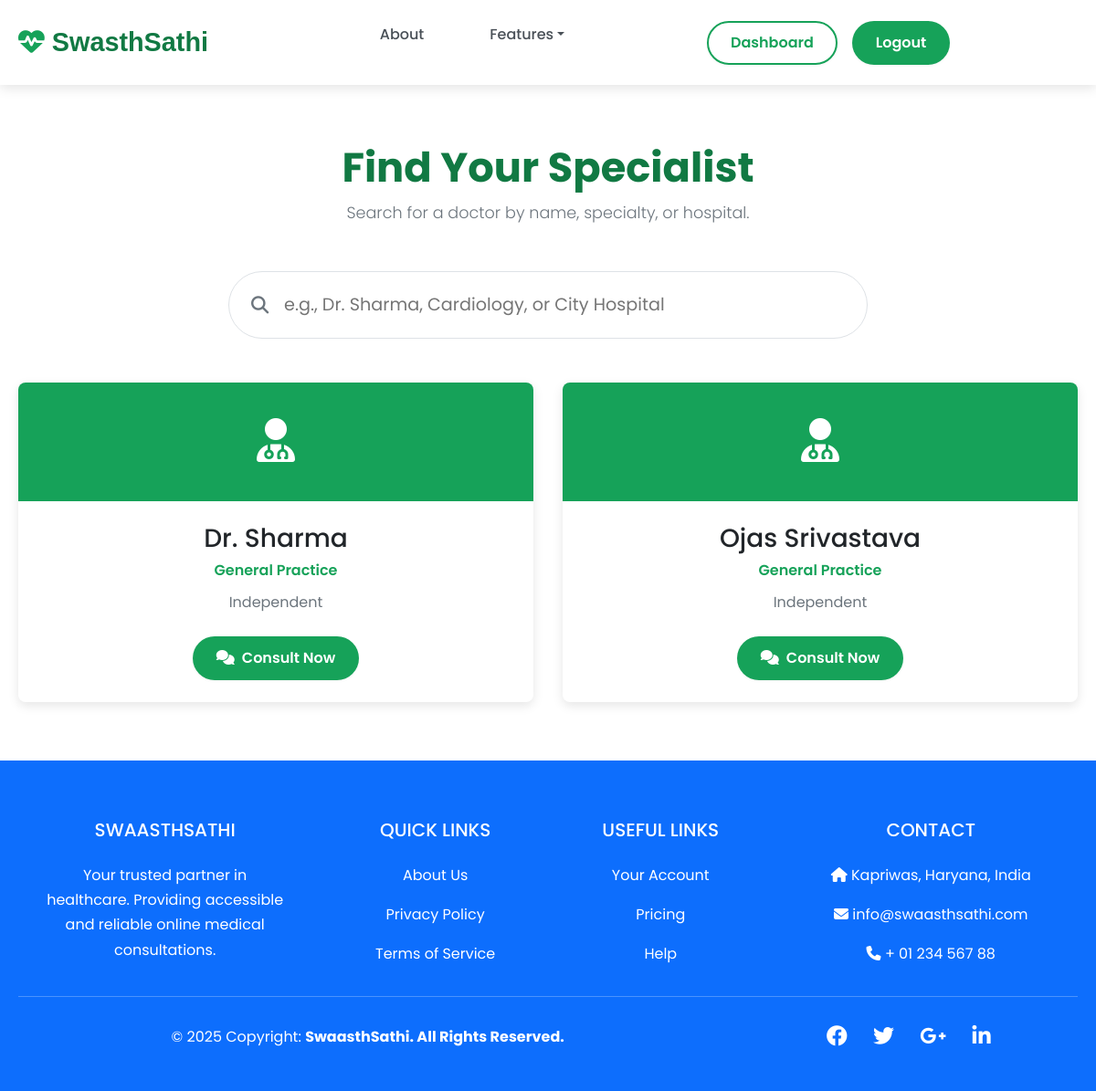
The page /find-doctor (signed in) on the database its author committed.
### tables this page shows
CREATE TABLE users (
            id INTEGER PRIMARY KEY AUTOINCREMENT,
            name TEXT NOT NULL,
            email TEXT UNIQUE NOT NULL,
            username TEXT UNIQUE,
            password_hash TEXT NOT NULL,
            role_id INTEGER NOT NULL,
            specialty TEXT,
            hospital TEXT,
            age INTEGER,
            gender TEXT,
            phone_number TEXT,
            abha_id TEXT,
            profile_photo_filename TEXT,
            created_at TIMESTAMP DEFAULT CURRENT_TIMESTAMP
        );

### app.py (the view)
@app.route('/find-doctor')
@login_required(role_ids=[ROLES['patient']])
def find_doctor():
    db = get_db()
    doctors = db.execute('SELECT id, name, specialty, hospital FROM users WHERE role_id = ?', (ROLES['doctor'],)).fetchall()
    return render_template('find_doctor.html', doctors=doctors)

### app.py (called while the page is built)
def get_db():
    conn = sqlite3.connect(DATABASE)
    conn.row_factory = sqlite3.Row
    return conn

def login_required(role_ids):
    def decorator(f):
        @wraps(f)
        def decorated_function(*args, **kwargs):
            if 'user_id' not in session:
                flash('Please log in to access this page.', 'danger')
                return redirect(url_for('login'))
            if session.get('user_role') not in role_ids:
                flash('You do not have permission to access this page.', 'danger')
                return redirect(url_for('home'))
            return f(*args, **kwargs)
        return decorated_function
    return decorator

### templates/find_doctor.html (shortened to what this page needs)
{% extends "layout.html" %}
{% block content %}
<div class="container page-container">
    <div class="section-header text-center">
        <h2>Find Your Specialist</h2>
        <p class="lead">Search for a doctor by name, specialty, or hospital.</p>
    </div>
    <div class="search-form-container">
        <form class="google-search-form" id="doctor-search-form" onsubmit="return false;">
            <div class="google-search-wrapper">
                <i class="fas fa-search"></i>
                <input type="text" id="doctor-search-input" placeholder="e.g., Dr. Sharma, Cardiology, or City Hospital">
            </div>
        </form>
    </div>
    <div class="doctor-grid" id="doctor-grid">
        {% for doctor in doctors %}
        <div class="doctor-card"
             data-name="{{ doctor.name|lower }}"
             data-specialty="{{ (doctor.specialty or '')|lower }}"
             data-hospital="{{ (doctor.hospital or '')|lower }}">
            <div class="doctor-card-header">
                <i class="fas fa-user-md"></i>
            </div>
            <div class="doctor-card-body">
                <h3>{{ doctor.name }}</h3>
                <p class="specialty">{{ doctor.specialty or 'General Practice' }}</p>
                <p class="hospital">{{ doctor.hospital or 'Independent' }}</p>
                <a href="{{ url_for('start_chat', doctor_id=doctor.id) }}" class="btn btn-primary">
                    <i class="fas fa-comments me-2"></i>Consult Now
                </a>
            </div>
        </div>
        {% endfor %}
    </div>
</div>
{% endblock %}

### static/css/style.css (style rules this page uses)
:root { --primary-green: #16a259; --secondary-green: #117943; --accent-light-green: #20c975; --light-bg: #f8f9fa; --text-dark: #212529; --text-light: #6c757d; --white: #FFFFFF; --border-color: #dee2e6; --success: #198754; --danger: #dc3545; --info: #0dcaf0; --warning: #ffc107; --shadow-sm: 0 1px 3px rgba(0, 0, 0, 0.05); --shadow-md: 0 4px 12px rgba(0, 0, 0, 0.1); --shadow-lg: 0 8px 25px rgba(0, 0, 0, 0.15); --font-family: 'Poppins', sans-serif; --border-radius: 8px; --transition-speed: 0.3s cubic-bezier(0.4, 0, 0.2, 1); }
* { box-sizing: border-box; margin: 0; padding: 0; }
body { font-family: var(--font-family); color: var(--text-dark); background-color: var(--white); line-height: 1.7; display: flex; flex-direction: column; min-height: 100vh; }
html { scroll-behavior: smooth; }
.container { max-width: 1200px; margin: 0 auto; padding: 0 20px; }
.btn { padding: 10px 24px; border-radius: 50px; text-decoration: none; font-weight: 600; border: 2px solid transparent; transition: all var(--transition-speed); cursor: pointer; display: inline-block; box-shadow: var(--shadow-sm); }
.btn-primary { background-color: var(--primary-green); color: var(--white); }
.page-container { padding-top: 4rem; padding-bottom: 4rem; animation: fadeInUp 0.6s ease-out; }
.section-header { text-align: center; margin-bottom: 3rem; }
.section-header h2 { font-size: 2.8rem; font-weight: 700; margin-bottom: 0.5rem; color: var(--secondary-green); }
.section-header p { font-size: 1.1rem; color: var(--text-light); max-width: 600px; margin: 0 auto; }
.search-form-container { max-width: 700px; margin: 0 auto 3rem auto; }
.google-search-form .google-search-wrapper { position: relative; }
.google-search-form .fa-search { position: absolute; top: 50%; left: 25px; transform: translateY(-50%); color: var(--text-light); font-size: 1.2rem; }
.google-search-form input { width: 100%; padding: 20px 60px; font-size: 1.2rem; border: 1px solid var(--border-color); border-radius: 50px; transition: all var(--transition-speed); }
.doctor-grid { display: grid; grid-template-columns: repeat(auto-fit, minmax(340px, 1fr)); gap: 2rem; }
.doctor-card { background: var(--white); border-radius: var(--border-radius); box-shadow: var(--shadow-md); text-align: center; overflow: hidden; transition: transform var(--transition-speed), box-shadow var(--transition-speed); }
.doctor-card-header { background: var(--primary-green); color: var(--white); padding: 1.5rem; font-size: 3rem; }
.doctor-card-body { padding: 1.5rem; }
.doctor-card-body h3 { margin-bottom: 0.25rem; }
.doctor-card .specialty { color: var(--primary-green); font-weight: 600; margin-bottom: 0.5rem; }
.doctor-card .hospital { color: var(--text-light); margin-bottom: 1.5rem; }

### rows shown on the page
users: name "Dr. Sharma", specialty "General Practice", hospital "Independent"
users: name "Ojas Srivastava", specialty "General Practice", hospital "Independent"
